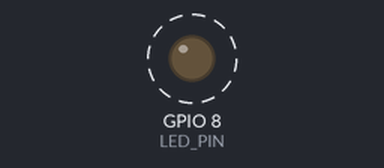
The sketch below on a simulated ESP32-C3. Shown: output pins drawn as LEDs (lit = HIGH). Dashed ring = blinking.

Above: at 0.5 s.
Timing chart, 0 to 4.6 s (numbered marks = the images above):
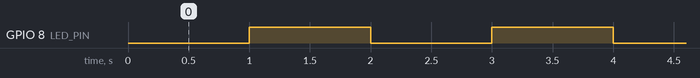

Measured:
- by itself, GPIO 8 (LED_PIN): alternates HIGH for 1.0 s and LOW for 1.0 s

The sketch:

teste_esp32.ino
```cpp
// Define o pino do LED azul do ESP32-C3 SuperMini
const int LED_PIN = 8;

void setup() {
  // Configura o pino como saída
  pinMode(LED_PIN, OUTPUT);
}

void loop() {
  // Lógica invertida: LOW acende o LED
  digitalWrite(LED_PIN, LOW);
  delay(1000);

  // HIGH apaga o LED
  digitalWrite(LED_PIN, HIGH);
  delay(1000);
}
```
